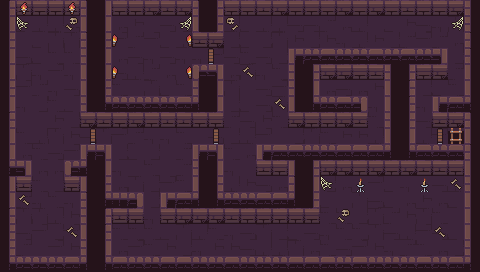

A level layout from a 2D game, rendered from its tile map. Below: a short description, then the map file with tile-grid data replaced by summaries:
An orthogonal 30x17 tile map with 16x16 px tiles, 8 tile layers (Floor, Walls, Decoration, Door1, ...), 1 hidden layer not drawn and 16 objects (5x Coin, 3x SilverKey, 3x SilverDoor, startingPoint, GoldKey, ...).

<map version="1.10" tiledversion="1.10.1" orientation="orthogonal" renderorder="right-down" width="30" height="17" tilewidth="16" tileheight="16" infinite="0" nextlayerid="12" nextobjectid="19">
 <tileset firstgid="1" source="Dungeon_Tileset.tsx" />
 <layer id="2" name="Floor" width="30" height="17">
  <data>[510 cells, 510 non-empty, 12 distinct tile ids]</data>
 </layer>
 <layer id="1" name="Walls" width="30" height="17">
  <data>[510 cells, 246 non-empty, 23 distinct tile ids]</data>
 </layer>
 <layer id="3" name="Decoration" width="30" height="17">
  <data>[510 cells, 21 non-empty, 6 distinct tile ids]</data>
 </layer>
 <layer id="4" name="Interactables" width="30" height="17" visible="0" opacity="0.3">
  <data>[510 cells, 15 non-empty, 8 distinct tile ids]</data>
 </layer>
 <layer id="7" name="Door1" width="30" height="17">
  <data>[510 cells, 1 non-empty, 1 distinct tile ids]</data>
 </layer>
 <layer id="8" name="Door2" width="30" height="17">
  <data>[510 cells, 1 non-empty, 1 distinct tile ids]</data>
 </layer>
 <layer id="9" name="Door3" width="30" height="17">
  <data>[510 cells, 1 non-empty, 1 distinct tile ids]</data>
 </layer>
 <layer id="10" name="Door4" width="30" height="17">
  <data>[510 cells, 1 non-empty, 1 distinct tile ids]</data>
 </layer>
 <layer id="11" name="Ladder" width="30" height="17">
  <data>[510 cells, 1 non-empty, 1 distinct tile ids]</data>
 </layer>
 <objectgroup id="6" name="InteractableObjects">
  <object id="1" name="Coin" x="32" y="32" width="16" height="16" />
  <object id="4" name="startingPoint" x="32" y="224" width="16" height="16" />
  <object id="5" name="SilverKey" x="48" y="32" width="16" height="16" />
  <object id="6" name="SilverKey" x="320" y="80" width="16" height="16" />
  <object id="7" name="SilverKey" x="384" y="176" width="16" height="16" />
  <object id="8" name="GoldKey" x="144" y="48" width="16" height="16" />
  <object id="9" name="Coin" x="128" y="32" width="16" height="16" />
  <object id="10" name="Coin" x="160" y="32" width="16" height="16" />
  <object id="11" name="Coin" x="128" y="64" width="16" height="16" />
  <object id="12" name="Coin" x="160" y="64" width="16" height="16" />
  <object id="13" name="Potion" x="272" y="176" width="16" height="16" />
  <object id="14" name="SilverDoor" x="80" y="128" width="16" height="16" />
  <object id="15" name="SilverDoor" x="208" y="128" width="16" height="16" />
  <object id="16" name="SilverDoor" x="208" y="48" width="16" height="16" />
  <object id="17" name="GoldDoor" x="432" y="128" width="16" height="16" />
  <object id="18" name="Ladder" x="448" y="128" width="16" height="16" />
 </objectgroup>
</map>
